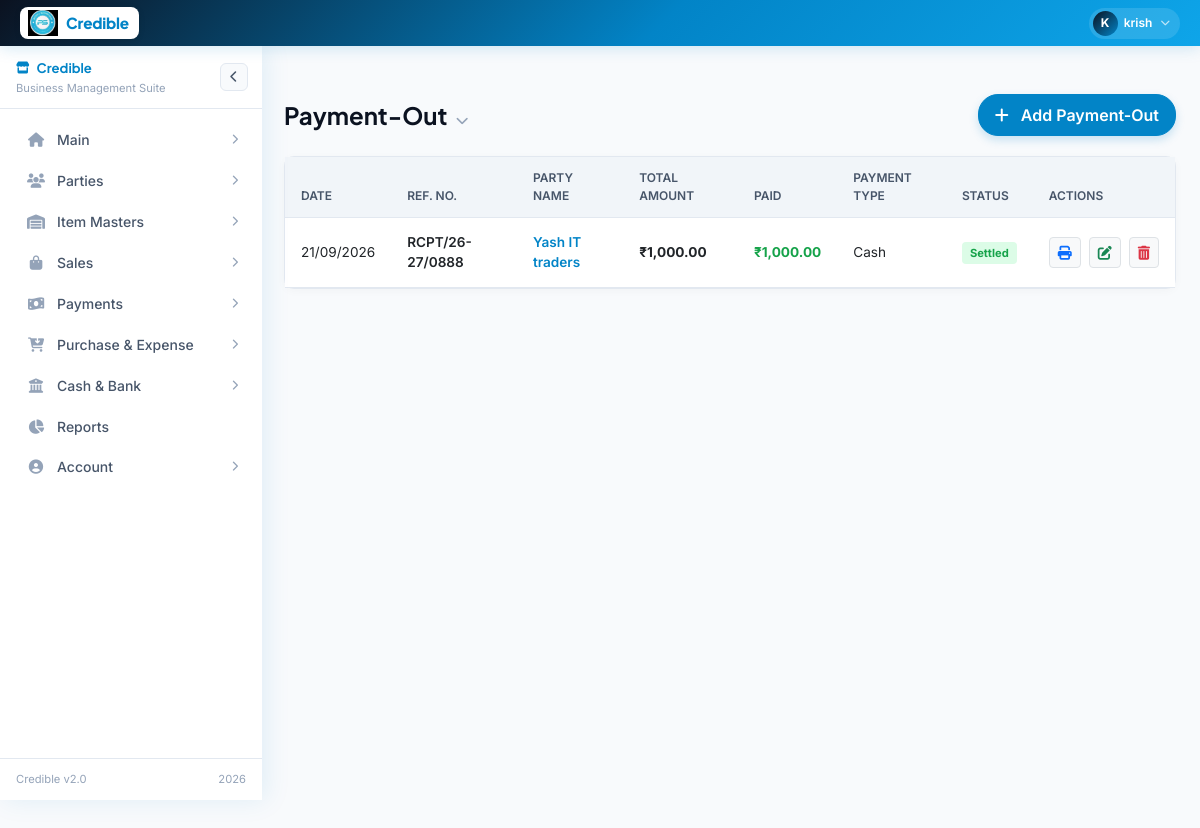
Page /payment_out.php (signed in) on the committed database.
### tables this page shows
CREATE TABLE `payment_out_receipts` (
  `id` int(11) NOT NULL AUTO_INCREMENT,
  `receipt_no` varchar(50) NOT NULL,
  `supplier_name` varchar(255) NOT NULL,
  `payment_method` varchar(50) NOT NULL,
  `total_amount` decimal(12,2) NOT NULL,
  `unused_amount` decimal(12,2) NOT NULL DEFAULT 0.00,
  `reference_no` varchar(100) DEFAULT NULL,
  `payment_date` date NOT NULL,
  `created_by` int(11) NOT NULL,
  `created_at` datetime DEFAULT current_timestamp(),
  PRIMARY KEY (`id`)
);

### payment_out.php (the view, shortened to what this page needs)
<?php
require_once 'config.php';
try {
    $conn->query("CREATE TABLE IF NOT EXISTS payment_out_receipts (
        id INT AUTO_INCREMENT PRIMARY KEY,
        receipt_no VARCHAR(50) NOT NULL,
        supplier_name VARCHAR(255) NOT NULL,
        payment_method VARCHAR(50) NOT NULL,
        total_amount DECIMAL(12,2) NOT NULL,
        unused_amount DECIMAL(12,2) NOT NULL DEFAULT 0.00,
        reference_no VARCHAR(100) DEFAULT NULL,
        payment_date DATE NOT NULL,
        created_by INT NOT NULL,
        created_at DATETIME DEFAULT CURRENT_TIMESTAMP
    ) ENGINE=InnoDB DEFAULT CHARSET=utf8mb4");
    $conn->query("CREATE TABLE IF NOT EXISTS made_payments (
        id INT AUTO_INCREMENT PRIMARY KEY,
        purchase_id INT NOT NULL,
        receipt_id INT NOT NULL,
        payment_method VARCHAR(50) NOT NULL,
        amount DECIMAL(12,2) NOT NULL,
        created_by INT NOT NULL,
        created_at DATETIME DEFAULT CURRENT_TIMESTAMP
    ) ENGINE=InnoDB DEFAULT CHARSET=utf8mb4");
} catch (Exception $e) { error_log($e->getMessage()); }
include('layout.php');
$receipts = [];
$sql = "SELECT pr.*,
        CASE WHEN u.id IS NOT NULL THEN COALESCE(u.full_name,'Admin')
             WHEN cu.name IS NOT NULL THEN cu.name ELSE 'Unknown' END AS created_by_name
        FROM payment_out_receipts pr
        LEFT JOIN users u ON pr.created_by = u.id
        LEFT JOIN create_users cu ON pr.created_by = cu.id
        ORDER BY pr.payment_date DESC, pr.created_at DESC";
$res = $conn->query($sql);
if($res) { while($row = $res->fetch_assoc()) $receipts[] = $row; }
?>
<link rel="stylesheet" href="https://cdnjs.cloudflare.com/ajax/libs/font-awesome/6.5.0/css/all.min.css">
<link href="https://cdn.jsdelivr.net/npm/select2@4.1.0-rc.0/dist/css/select2.min.css" rel="stylesheet" />
<div class="content">
    <div class="top-bar">
        <h4>Payment-Out <i class="fas fa-chevron-down ms-1" style="font-size: 0.8rem; color: #94a3b8;"></i></h4>
        <button class="btn btn-primary" onclick="resetPaymentForm()" data-bs-toggle="modal" data-bs-target="#paymentOutModal"><i class="fas fa-plus me-2"></i> Add Payment-Out</button>
    </div>
    <div class="card">
        <div class="table-responsive">
            <table class="table">
                <thead>
                    <tr>
                        <th>Date</th>
                        <th>Ref. No.</th>
                        <th>Party Name</th>
                        <th>Total Amount</th>
                        <th>Paid</th>
                        <th>Payment Type</th>
                        <th>Status</th>
                        <th>Actions</th>
                    </tr>
                </thead>
                <tbody>
                    <?php if(empty($receipts)): ?>
                        <tr><td colspan="8" class="text-center py-4 text-muted">No transactions found.</td></tr>
                    <?php else: ?>
                        <?php foreach($receipts as $rcpt): ?>
                            <tr>
                                <td><?php echo date('d/m/Y', strtotime($rcpt['payment_date'])); ?></td>
                                <td><span style="font-weight:600"><?php echo htmlspecialchars($rcpt['receipt_no']); ?></span></td>
                                <td><div style="font-weight:600; color:var(--brand);"><?php echo htmlspecialchars($rcpt['supplier_name']); ?></div></td>
                                <td style="font-weight:700">₹<?php echo number_format($rcpt['total_amount'],2); ?></td>
                                <td style="font-weight:700; color:var(--success)">₹<?php echo number_format($rcpt['total_amount'],2); ?></td>
                                <td><?php echo htmlspecialchars($rcpt['payment_method']); ?></td>
                                <td><span class="status-badge">Settled</span></td>
                                <td>
                                    <div class="d-flex gap-2">
                                        <button class="btn btn-sm btn-light border text-primary" title="Print Receipt" onclick="window.print()"><i class="fas fa-print"></i></button>
                                        <button class="btn btn-sm btn-light border text-success" title="Edit" onclick="editReceipt(<?php echo $rcpt['id']; ?>)"><i class="fas fa-edit"></i></button>
                                        <a href="payment_out.php?delete_receipt_id=<?php echo $rcpt['id']; ?>" class="btn btn-sm btn-light border text-danger" title="Delete" onclick="return confirm('Are you sure you want to delete this payment receipt? All linked purchases will be unlinked and supplier balance will be recalculated.')"><i class="fas fa-trash-alt"></i></a>
                                    </div>
                                </td>
                            </tr>
                        <?php endforeach; ?>
                    <?php endif; ?>
                </tbody>
            </table>
        </div>
    </div>
</div>
</body>
</html>

### layout.php (style rules this page uses)
:root { --brand: #0284c7; --brand-dark: #0b1220; --brand-mid: #0ea5e9; --brand-light: #e0f2fe; --brand-xlight: #f0f9ff; --gold: #0369a1; --white: #ffffff; --bg: #f4f8fb; --card: #ffffff; --border: #e2e8f0; --text: #0b1220; --text-mid: #475569; --text-muted: #94a3b8; --success: #16a34a; --danger: #dc2626; --nav-h: 46px; --sb-w: 262px; --sb-w-collapsed: 64px; --radius: 10px; --shadow-nav: 0 2px 16px rgba(2,132,199,.18); --shadow-sb: 4px 0 24px rgba(2,132,199,.10); --transition: 0.28s cubic-bezier(.4,0,.2,1); }
*, *::before, *::after { box-sizing: border-box; margin: 0; padding: 0; }
html { scroll-behavior: smooth; }
body { font-family: 'Inter', sans-serif; background: var(--bg); color: var(--text); overflow-x: hidden; }

### payment_out.php (style rules this page uses)
:root { --brand: #0284c7; --brand-dark: #0b1220; --brand-light: #e0f2fe; --success: #16a34a; --success-bg: #dcfce7; --danger: #dc2626; --danger-bg: #fee2e2; --bg: #f8fafc; --card: #ffffff; --border: #e2e8f0; --text: #0f172a; --text-mid: #475569; --text-muted: #94a3b8; --radius-sm: 6px; --radius-md: 10px; }
body { font-family: 'Inter', sans-serif; background: var(--bg); color: var(--text); }
.content { margin-top: 70px; margin-left: 260px; padding: 24px; min-height: 100vh; }
.top-bar { display: flex; justify-content: space-between; align-items: center; margin-bottom: 20px; }
.top-bar h4 { font-family: 'Plus Jakarta Sans', sans-serif; font-weight: 700; color: var(--brand-dark); margin:0; }
.btn-primary { background: var(--brand); border-color: var(--brand); font-weight: 600; padding: 8px 16px; border-radius: 20px; box-shadow: 0 4px 10px rgba(2,132,199,0.2); }
.card { background: var(--card); border: 1px solid var(--border); border-radius: var(--radius-md); box-shadow: 0 2px 10px rgba(0,0,0,0.03); overflow: visible; }
.table-responsive { overflow: visible; }
.table { margin: 0; }
.table th { background: #f1f5f9; color: var(--text-mid); font-weight: 600; font-size: 0.75rem; text-transform: uppercase; padding: 12px 16px; border-bottom: 1px solid var(--border); }
.table td { padding: 14px 16px; vertical-align: middle; font-size: 0.85rem; border-bottom: 1px solid var(--border); position: relative; }
.status-badge { padding: 4px 8px; border-radius: 4px; font-size: 0.7rem; font-weight: 700; background: var(--success-bg); color: var(--success); }

### rows in the picture
payment_out_receipts: payment_date "21/09/2026", receipt_no "RCPT/26-27/0888", supplier_name "Yash IT traders", total_amount "1,000.00", payment_method "Cash"

### other values in the picture
substr($uname, 0, 1) "K"
explode(' ', $uname)[0] "krish"
